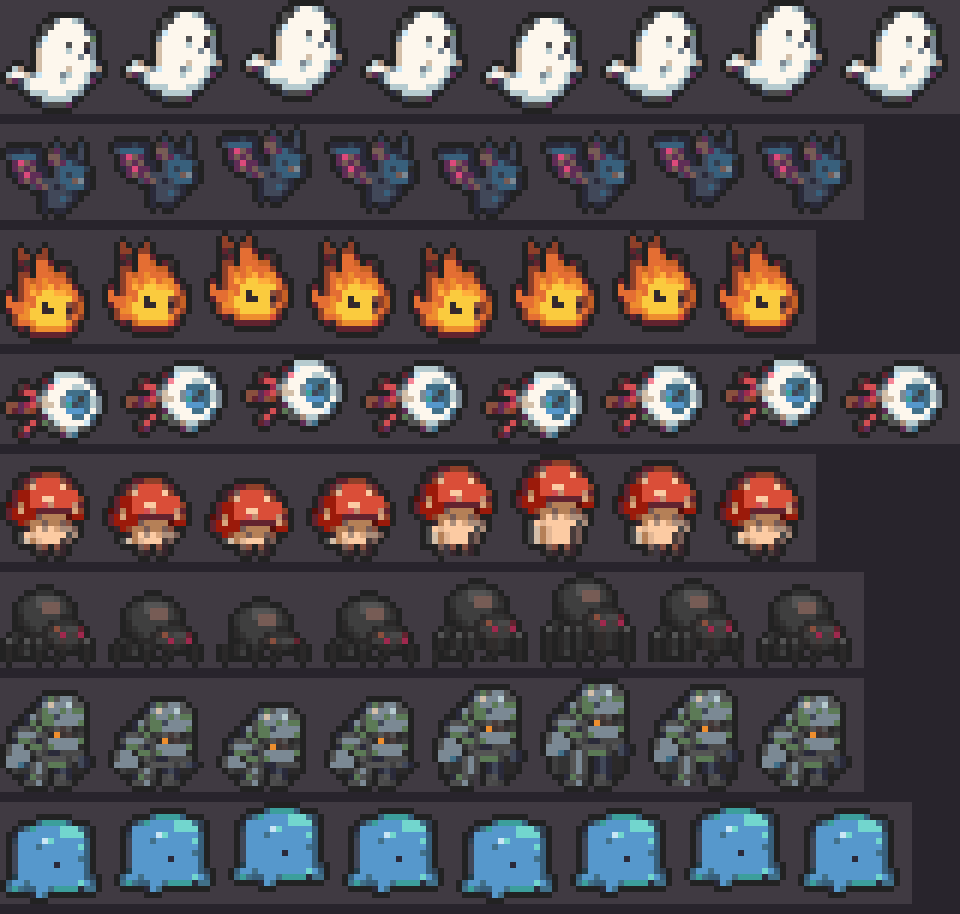
#> input picture art/final/monsters/_review_anim.png, 960 x 914 px, given in place of necro_lord.png, which was not available
$ python finish_bosses.py
#> lines starting #> are read from the running program, lines starting #| are printed output that depends on the picture
"""Clean up Gemini bosses/creatures pulled with __ydm (mode sampling): lift the near-black fill inside the
silhouette to a readable tone, fix off colors, then draw a fresh 1px #222222 outline (0x72 style).
Run: python art/tools/finish_bosses.py  -> art/final/monsters/<id>.png
"""
from pathlib import Path
from PIL import Image

ROOT = Path(__file__).resolve().parents[2]
RAW = ROOT / "art" / "gemini-raw"
OUT = ROOT / "art" / "final" / "monsters"
DARK = {"#140c11", "#1d1218", "#21141b", "#23151d", "#111111", "#222222"}


def h(x):
    x = x.lstrip("#")
    return tuple(int(x[i:i + 2], 16) for i in (0, 2, 4))


JOBS = {
    # id: (raw path, interior dark -> color, extra recolor)
    "necro_lord": ("bosses/v1/necro_lord.png", "#38262d",
                   {"#38262d": "#5f2d56", "#72d6ce": "#97da3f", "#49a790": "#4ba747", "#55a894": "#4ba747",
                    "#f78697": "#97da3f", "#3c9f9c": "#4ba747"}),
    "spider_queen": ("bosses/v1/spider_queen.png", "#2a2a3a", {"#2a2a3a": "#414859", "#414859": "#5956bd"}),
    "frost_witch": ("bosses/v1/frost_witch.png", "#38607c", {}),
    "orc_warlord": ("bosses/v1/orc_warlord.png", "#2b2929", {"#2a2a3a": "#414859", "#38262d": "#62232f"}),
    "death_knight": ("bosses/v2/death_knight.png", "#2a2a3a", {"#2a2a3a": "#414859", "#414859": "#7b8994"}),
    "bone_king": ("bosses/v2/bone_king.png", "#38262d", {"#1f1833": "#38262d", "#2a2a3a": "#5f2d56"}),
    # creatures and pets
    "bone_hound": ("creatures/v1/bone_hound.png", "#aa8d7a", {}),
    "bone_giant": ("creatures/v1/bone_giant.png", "#775c55", {}),
    "wolf_pet": ("creatures/v1/wolf_pet.png", "#414859", {}),
    "hawk": ("creatures/v1/hawk.png", "#62232f", {}),
    "druid_bear": ("creatures/v1/druid_bear.png", "#62232f", {}),
}


def finish(src, fill, extra):
#> called with fill = '#38262d'
    im = Image.open(src).convert("RGBA")
#> im is the input picture: PIL image 960x914 RGBA; mean R, G, B, A 78, 71.4, 74.7, 255
    im = im.crop(im.getbbox())
    w, hgt = im.size
#> w = 960; hgt = 914
    out = Image.new("RGBA", (w + 2, hgt + 2), (0, 0, 0, 0))
#> out: PIL image 962x916 RGBA; every value is 0
    out.alpha_composite(im, (1, 1))
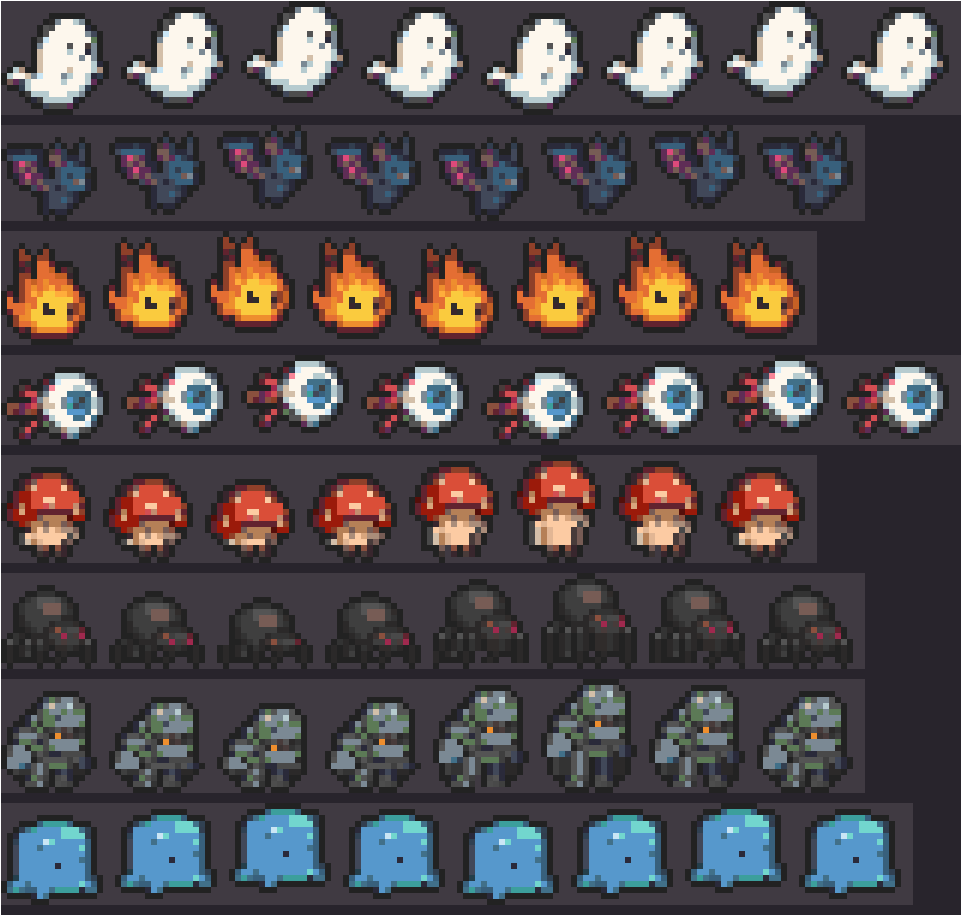
#> out: PIL image 962x916 RGBA; mean R, G, B, A 77.7, 71.1, 74.4, 253.9; transparent parts drawn white
    px = out.load()
    W, H = out.size
#> W = 962; H = 916
    solid = lambda x, y: 0 <= x < W and 0 <= y < H and px[x, y][3] > 0  # noqa: E731
    ex = {h(k): h(v) for k, v in extra.items()}
    dark = {h(k) for k in DARK}
    new = out.copy()
    q = new.load()
    for y in range(H):
        for x in range(W):
            p = px[x, y]
            if not p[3]:
                continue
            edge = not all(solid(x + dx, y + dy) for dx, dy in ((1, 0), (-1, 0), (0, 1), (0, -1)))
            c = p[:3]
            if c in dark:
                c = h("#222222") if edge else h(fill)
            elif c in ex:
                c = ex[c]
            q[x, y] = (*c, 255)
    # fresh outline outside the silhouette
    for y in range(H):
        for x in range(W):
            if not px[x, y][3] and any(solid(x + dx, y + dy) for dx, dy in ((1, 0), (-1, 0), (0, 1), (0, -1))):
                q[x, y] = (*h("#222222"), 255)
    return new


def main(jobs=JOBS):
    OUT.mkdir(parents=True, exist_ok=True)
    for cid, (src, fill, extra) in jobs.items():
        im = finish(RAW / src, fill, extra)
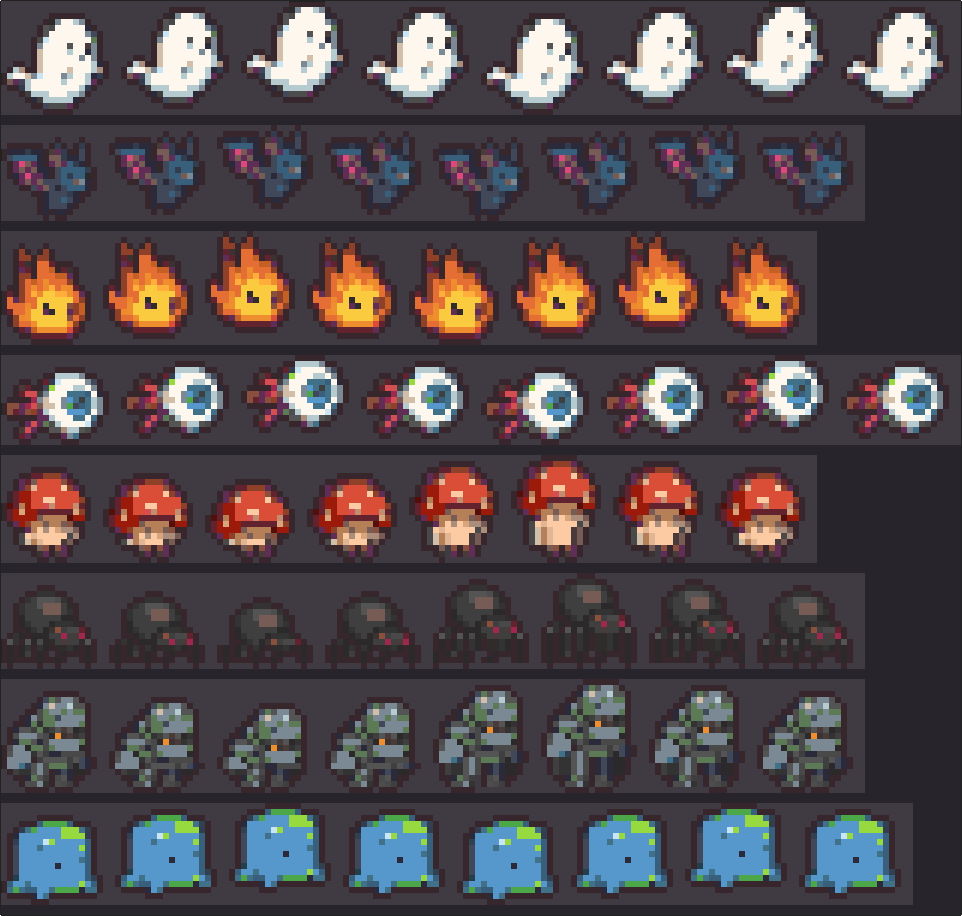
#> im: PIL image 962x916 RGBA; mean R, G, B, A 81.1, 71.9, 75.4, 255; transparent parts drawn white
        im.save(OUT / f"{cid}.png")
        print(cid, im.size)
#| necro_lord (962, 916)
#> pass 2 of the loop in main, `for cid, (src, fill, extra) in jobs.items():`:
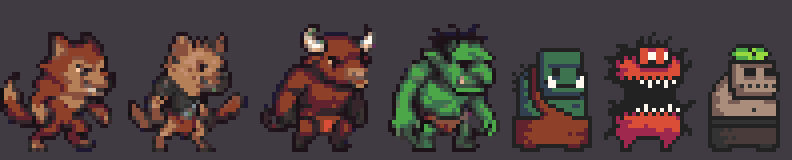
#> input picture art/final/monsters/_review_big.png, 792 x 160 px, given in place of spider_queen.png, which was not available
#> in finish, im is the input picture: PIL image 792x160 RGBA; mean R, G, B, A 74.2, 61.2, 61, 255
#> in finish (call 2), `out.alpha_composite(im, (1, 1))`:
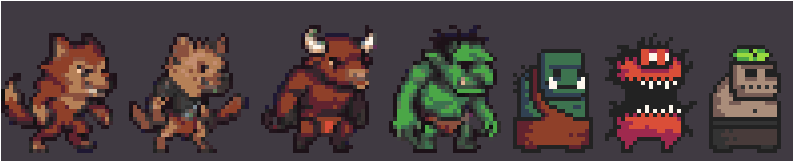
#> out: PIL image 794x162 RGBA; mean R, G, B, A 73.1, 60.2, 60.1, 251.2; transparent parts drawn white
#> in main, `im = finish(RAW / src, fill, extra)`:
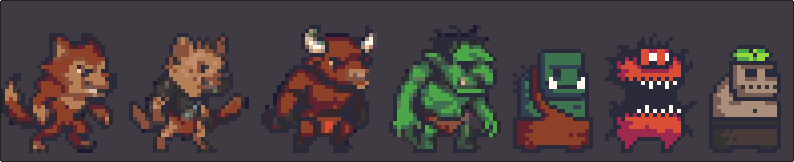
#> im: PIL image 794x162 RGBA; mean R, G, B, A 75, 62.7, 64.4, 255; transparent parts drawn white
#| spider_queen (794, 162)


# hand touch-ups after finishing (applied by main_touchups)
MASKS = {
    # necro_lord: white skull mask with green eyes inside the hood (facing right)
    "necro_lord": (14, 6, [".WWW.", "WWWWS", "WgWgS", "WWWWS", ".WkW."]),
    # bone_king: skull face under the crown, red eyes
    "bone_king": (15, 7, ["WWWWWS", "WrWWrS", "WWWWWS", ".WkWk."]),
}
MCOL = {"W": "#fdf7ed", "S": "#d3bfa9", "g": "#97da3f", "k": "#222222", "r": "#da4e38"}


def touchups():
    for cid, (ox, oy, rows) in MASKS.items():
        p = OUT / f"{cid}.png"
        im = Image.open(p).convert("RGBA")
        px = im.load()
        for y, row in enumerate(rows):
            for x, ch in enumerate(row):
                if ch != ".":
                    px[ox + x, oy + y] = (*h(MCOL[ch]), 255)
        im.save(p)
        print("touchup", cid)


if __name__ == "__main__":
#> (the run stopped early here; a loop or call above may not have finished)
